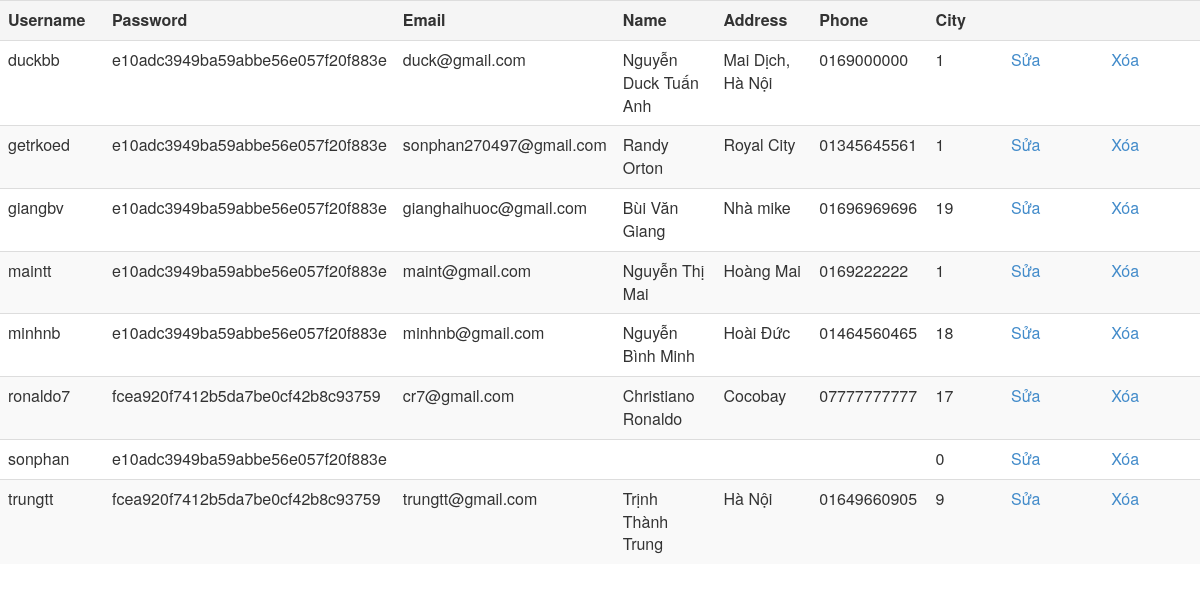
The app's page /admin/module/3.php with its own data.
### tables this page shows
CREATE TABLE IF NOT EXISTS `user_seller` (
  `user` varchar(30) NOT NULL,
  `pass` varchar(45) NOT NULL,
  `email` varchar(45) NOT NULL,
  `name` varchar(30) NOT NULL,
  `address` varchar(60) NOT NULL,
  `phone` varchar(12) NOT NULL,
  `city_id_city` int(11) NOT NULL,
  `ava` mediumtext NOT NULL
);

### admin/module/3.php (the view, shortened to what this page needs)
<link rel="stylesheet" href="support/css/bootstrap.css" />
<?php
$link=mysqli_connect('localhost','root','','bookmarket') or die("Không thể kết nối");
mysqli_set_charset($link, 'UTF8');
$sql= "select * from user_seller";
$result = mysqli_query($link,$sql);
?>
<table class="table table-striped" >
	<tr class="active">
		<th width="10%"><b>Username</b></th>
		<th width="10%"><b>Password</b></th>
		<th width="10%"><b>Email</b></th>
		<th width="10%"><b>Name</b></th>
		<th width="10%"><b>Address</b></th>
		<th width="10%"><b>Phone</b></th>
		<th width="10%"><b>City</b></th>
		<th colspan="2" width="30%">&nbsp;</th>
	</tr>
	<?php
	while($row=mysqli_fetch_assoc($result)){
		?>
		<tr valign="top" >
			<td ><?=$row["user"] ?></td>
			<td ><?=$row["pass"] ?></td>
			<td ><?=$row["email"] ?></td>
			<td ><?=$row["name"] ?></td>
			<td ><?=$row["address"] ?></td>
			<td ><?=$row["phone"] ?></td>
			<td ><?=$row["city_id_city"] ?></td>
			<td ><a href="index.php?page=update_user&user=<?=$row['user']?>">Sửa</a></td>
			<td ><a onClick="return confirm('Bạn chắc chắn muốn xóa user này');" href="admin/module/xoa.php?user=<?= $row['user']?>" >Xóa</a></td>
		</tr>
		<?php
	}
	?>
</table>

### records on screen
user_seller: user "duckbb", pass "e10adc3949ba59abbe56e057f20f883e", email "duck@gmail.com", name "Nguyễn Duck Tuấn Anh", address "Mai Dịch, Hà Nội", phone "0169000000", city_id_city "1"
user_seller: user "getrkoed", pass "e10adc3949ba59abbe56e057f20f883e", email "sonphan270497@gmail.com", name "Randy Orton", address "Royal City", phone "01345645561", city_id_city "1"
user_seller: user "giangbv", pass "e10adc3949ba59abbe56e057f20f883e", email "gianghaihuoc@gmail.com", name "Bùi Văn Giang", address "Nhà mike", phone "01696969696", city_id_city "19"
user_seller: user "maintt", pass "e10adc3949ba59abbe56e057f20f883e", email "maint@gmail.com", name "Nguyễn Thị Mai", address "Hoàng Mai", phone "0169222222", city_id_city "1"
user_seller: user "minhnb", pass "e10adc3949ba59abbe56e057f20f883e", email "minhnb@gmail.com", name "Nguyễn Bình Minh", address "Hoài Đức", phone "01464560465", city_id_city "18"
user_seller: user "ronaldo7", pass "fcea920f7412b5da7be0cf42b8c93759", email "cr7@gmail.com", name "Christiano Ronaldo", address "Cocobay", phone "07777777777", city_id_city "17"
user_seller: user "sonphan", pass "e10adc3949ba59abbe56e057f20f883e", city_id_city "0"
user_seller: user "trungtt", pass "fcea920f7412b5da7be0cf42b8c93759", email "trungtt@gmail.com", name "Trịnh Thành Trung", address "Hà Nội", phone "01649660905", city_id_city "9"
